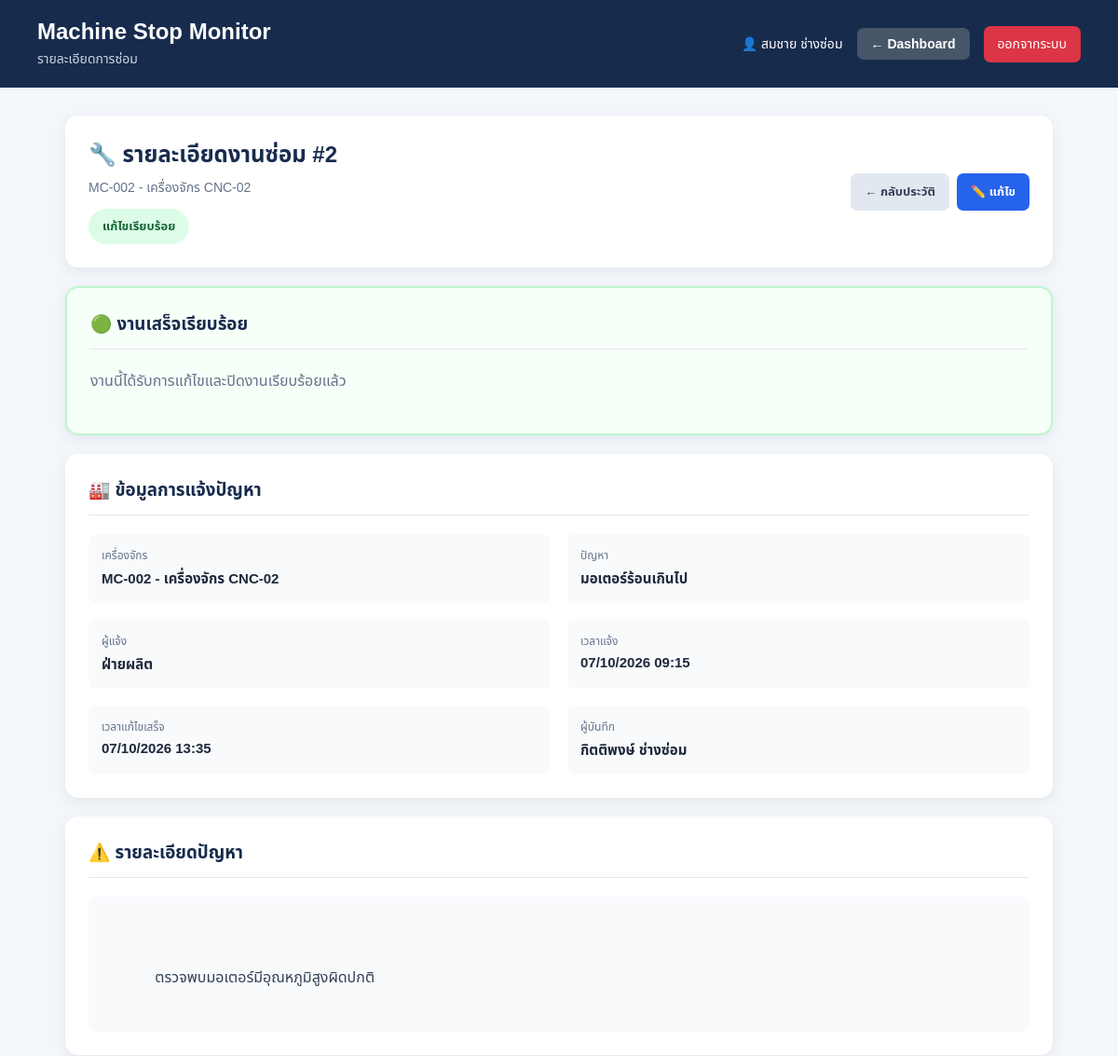
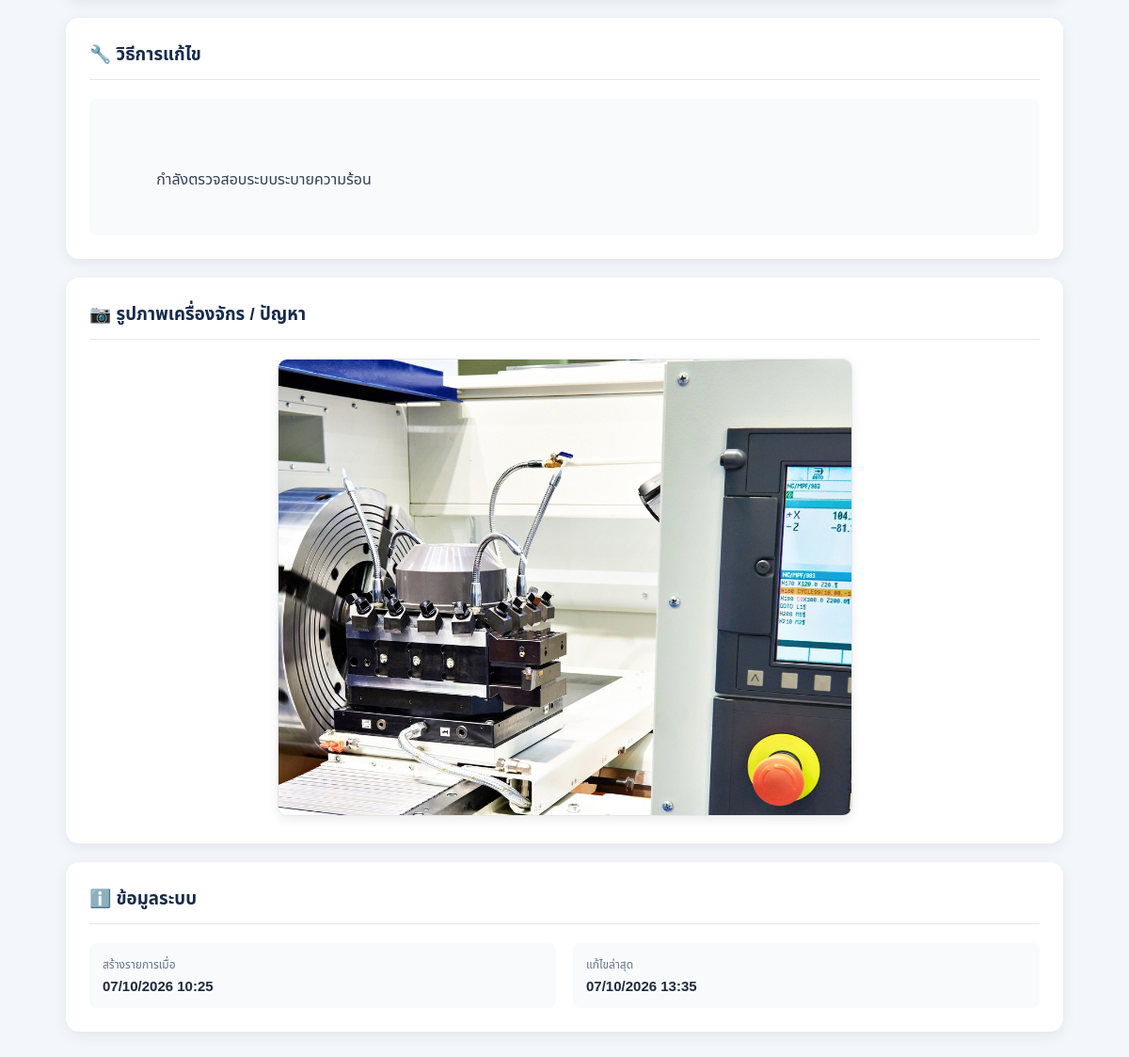
The app's page /repair_detail.php?id=2 (signed in) with its own data (2 pictures, top to bottom).
### tables this page shows
CREATE TABLE repairs (
    id INTEGER PRIMARY KEY AUTOINCREMENT,

    machine_id INTEGER NOT NULL,

    problem_id INTEGER NOT NULL,

    reporter TEXT NOT NULL,

    status TEXT NOT NULL DEFAULT 'แจ้งเตือน',

    detail TEXT,

    solution TEXT,

    image TEXT,

    started_at TEXT NOT NULL,

    completed_at TEXT,

    created_by INTEGER,

    created_at TEXT DEFAULT CURRENT_TIMESTAMP,

    updated_at TEXT,

    FOREIGN KEY (machine_id)
        REFERENCES machines(id),

    FOREIGN KEY (problem_id)
        REFERENCES problems(id),

    FOREIGN KEY (created_by)
        REFERENCES users(id),

    UNIQUE(machine_id, problem_id, started_at)
);

### repair_detail.php (the view, shortened to what this page needs)
<?php
require_once 'db.php';
$user = $_SESSION['user'];
$repairId = (int) ($_GET['id'] ?? 0);
function formatThaiDateTime($datetime)
{
    $timestamp = strtotime($datetime);
    return date(
        'd/m/Y H:i',
        $timestamp
    );
}
$stmt = $db->prepare("
    SELECT
        repairs.*,
        machines.machine_code,
        machines.machine_name,
        problems.problem_name,
        problems.description AS problem_description,
        users.full_name AS creator_name
    FROM repairs
    INNER JOIN machines
        ON repairs.machine_id = machines.id
    INNER JOIN problems
        ON repairs.problem_id = problems.id
    LEFT JOIN users
        ON repairs.created_by = users.id
    WHERE repairs.id = ?
    LIMIT 1
");
$stmt->execute([
    $repairId
]);
$repair = $stmt->fetch();
$statusClass = '';
if ($repair['status'] === 'แจ้งเตือน') {
    $statusClass = 'detail-alert';
} elseif ($repair['status'] === 'กำลังแก้ไข') {
    $statusClass = 'detail-repairing';
} elseif ($repair['status'] === 'แก้ไขเรียบร้อย') {
    $statusClass = 'detail-completed';
}
?>
<!DOCTYPE html>
<html lang="th">
<head>
    <link
        rel="stylesheet"
        href="css/style.css"
    >
</head>
<body class="dashboard-page">
<header class="dashboard-header">
    <div>
        <a href="dashboard.php" class="site-logo">
            Machine Stop Monitor
        </a>
        <p>
            รายละเอียดการซ่อม
        </p>
    </div>
    <div class="user-area">
        <span>
            👤
            <?php
            echo htmlspecialchars(
                $user['full_name']
            );
            ?>
        </span>
        <a
            href="dashboard.php"
            class="back-btn"
        >
            ← Dashboard
        </a>
        <a
            href="logout.php"
            class="logout-btn"
        >
            ออกจากระบบ
        </a>
    </div>
</header>
<main class="detail-container">
    <section class="detail-header">
        <div>
            <h2>
                🔧 รายละเอียดงานซ่อม
                #<?php echo $repair['id']; ?>
            </h2>
            <p>
                <?php
                echo htmlspecialchars(
                    $repair['machine_code']
                );
                ?>
                -
                <?php
                echo htmlspecialchars(
                    $repair['machine_name']
                );
                ?>
            </p>
            <span
                class="detail-status <?php
                    echo $statusClass;
                ?>"
            >
                <?php
                echo htmlspecialchars(
                    $repair['status']
                );
                ?>
            </span>
        </div>
        <div class="detail-buttons">
            <a
                href="history.php"
                class="detail-back-btn"
            >
                ← กลับประวัติ
            </a>
            <a
                href="history.php?edit=<?php
                    echo $repair['id'];
                ?>"
                class="detail-edit-btn"
            >
                ✏️ แก้ไข
            </a>
        </div>
    </section>
    <?php if ($repair['status'] === 'แจ้งเตือน'): ?>
        <section
            class="detail-card action-card action-alert"
        >
            <h3>
                🔴 งานรอดำเนินการ
            </h3>
            <p class="action-description">
                งานนี้ถูกแจ้งเข้ามาแล้ว
                หากช่างพร้อมดำเนินการ
                ให้กดปุ่ม "เริ่มแก้ไข"
            </p>
            <form
                method="POST"
                onsubmit="
                    return confirm(
                        'ยืนยันเริ่มแก้ไขงานนี้หรือไม่?'
                    );
                "
            >
                <input
                    type="hidden"
                    name="action"
                    value="start_repair"
                >
                <button
                    type="submit"
                    class="start-repair-btn"
                >
                    🔧 เริ่มแก้ไข
                </button>
            </form>
        </section>
    <!-- ======================================================
         สถานะ = กำลังแก้ไข
    ======================================================= -->
    <?php elseif (
        $repair['status'] === 'แก้ไขเรียบร้อย'
    ): ?>
        <section
            class="detail-card action-card action-completed"
        >
            <h3>
                🟢 งานเสร็จเรียบร้อย
            </h3>
            <p class="action-description">
                งานนี้ได้รับการแก้ไขและปิดงานเรียบร้อยแล้ว
            </p>
        </section>
    <?php endif; ?>
    <section class="detail-card">
        <h3>
            🏭 ข้อมูลการแจ้งปัญหา
        </h3>
        <div class="detail-grid">
            <div class="detail-item">
                <span class="detail-label">
                    เครื่องจักร
                </span>
                <span class="detail-value">
                    <?php
                    echo htmlspecialchars(
                        $repair['machine_code']
                    );
                    ?>
                    -
                    <?php
                    echo htmlspecialchars(
                        $repair['machine_name']
                    );
                    ?>
                </span>
            </div>
            <div class="detail-item">
                <span class="detail-label">
                    ปัญหา
                </span>
                <span class="detail-value">
                    <?php
                    echo htmlspecialchars(
                        $repair['problem_name']
                    );
                    ?>
                </span>
            </div>
            <div class="detail-item">
                <span class="detail-label">
                    ผู้แจ้ง
                </span>
                <span class="detail-value">
                    <?php
                    echo htmlspecialchars(
                        $repair['reporter']
                    );
                    ?>
                </span>
            </div>
            <div class="detail-item">
                <span class="detail-label">
                    เวลาแจ้ง
                </span>
                <span class="detail-value">
                    <?php
                    echo formatThaiDateTime(
                        $repair['started_at']
                    );
                    ?>
                </span>
            </div>
            <div class="detail-item">
                <span class="detail-label">
                    เวลาแก้ไขเสร็จ
                </span>
                <span class="detail-value">
                    <?php
                    echo formatThaiDateTime(
                        $repair['completed_at']
                    );
                    ?>
                </span>
            </div>
            <div class="detail-item">
                <span class="detail-label">
                    ผู้บันทึก
                </span>
                <span class="detail-value">
                    <?php
                    if (
                        !empty(
                            $repair['creator_name']
                        )
                    ) {
                        echo htmlspecialchars(
                            $repair['creator_name']
                        );
                    } else {
                        echo '-';
                    }
                    ?>
                </span>
            </div>
        </div>
    </section>
    <section class="detail-card">
        <h3>
            ⚠️ รายละเอียดปัญหา
        </h3>
        <div class="detail-text">
            <?php
            if (
                !empty(
                    $repair['detail']
                )
            ) {
                echo htmlspecialchars(
                    $repair['detail']
                );
            } elseif (
                !empty(
                    $repair['problem_description']
                )
            ) {
                echo htmlspecialchars(
                    $repair['problem_description']
                );
            } else {
                echo 'ไม่มีรายละเอียด';
            }
            ?>
        </div>
    </section>
    <section class="detail-card">
        <h3>
            🔧 วิธีการแก้ไข
        </h3>
        <div class="detail-text">
            <?php
            if (
                !empty(
                    $repair['solution']
                )
            ) {
                echo htmlspecialchars(
                    $repair['solution']
                );
            } else {
                echo 'ยังไม่มีข้อมูลการแก้ไข';
            }
            ?>
        </div>
    </section>
    <section class="detail-card">
        <h3>
            📷 รูปภาพเครื่องจักร / ปัญหา
        </h3>
        <?php
        $imagePath = '';
        if (
            !empty(
                $repair['image']
            )
        ) {
            $imagePath =
                $repair['image'];
        }
        ?>
        <?php if ($imagePath !== ''): ?>
            <?php
            $fullImagePath =
                __DIR__ . '/' . $imagePath;
            ?>
            <?php if (
                file_exists(
                    $fullImagePath
                )
            ): ?>
                <div class="repair-image-wrapper">
                    <img
                        src="<?php
                            echo htmlspecialchars(
                                $imagePath
                            );
                        ?>"
                        alt="รูปภาพงานซ่อม"
                        class="repair-image"
                    >
                </div>
            <?php endif; ?>
        <?php endif; ?>
    </section>
    <section class="detail-card">
        <h3>
            ℹ️ ข้อมูลระบบ
        </h3>
        <div class="detail-grid">
            <div class="detail-item">
                <span class="detail-label">
                    สร้างรายการเมื่อ
                </span>
                <span class="detail-value">
                    <?php
                    echo formatThaiDateTime(
                        $repair['created_at']
                    );
                    ?>
                </span>
            </div>
            <div class="detail-item">
                <span class="detail-label">
                    แก้ไขล่าสุด
                </span>
                <span class="detail-value">
                    <?php
                    echo formatThaiDateTime(
                        $repair['updated_at']
                    );
                    ?>
                </span>
            </div>
        </div>
    </section>
</main>
</body>
</html>

### css/style.css (style rules this page uses)
* { box-sizing: border-box; margin: 0; padding: 0; }
body { font-family: Arial, "Noto Sans Thai", sans-serif; }
.dashboard-page { margin: 0; background: #f3f6fb; color: #1f2937; min-height: 100vh; }
.dashboard-header { background: #172b4d; color: white; padding: 20px 40px; display: flex; justify-content: space-between; align-items: center; gap: 20px; }
.site-logo { display: inline-block; color: white; text-decoration: none; font-size: 24px; font-weight: bold; transition: 0.2s; }
.dashboard-header p { margin: 5px 0 0; color: #cbd5e1; font-size: 14px; }
.user-area { display: flex; align-items: center; gap: 15px; font-size: 14px; }
.logout-btn { text-decoration: none; color: white; background: #dc3545; padding: 9px 15px; border-radius: 7px; transition: 0.2s; }
.back-btn { display: inline-block; background: #475569; color: white; text-decoration: none; border-radius: 7px; padding: 9px 15px; font-size: 14px; font-weight: bold; transition: 0.2s; }

### repair_detail.php (style rules this page uses)
.detail-container { max-width: 1100px; margin: 30px auto; padding: 0 20px; }
.detail-header { background: white; border-radius: 14px; padding: 25px; margin-bottom: 20px; box-shadow: 0 4px 15px rgba(0, 0, 0, 0.07); display: flex; justify-content: space-between; align-items: center; gap: 20px; }
.detail-header h2 { margin: 0; color: #172b4d; }
.detail-header p { margin: 6px 0 0; color: #64748b; font-size: 14px; }
.detail-buttons { display: flex; gap: 8px; flex-wrap: wrap; }
.detail-back-btn, .detail-edit-btn { display: inline-block; padding: 10px 15px; border-radius: 7px; text-decoration: none; font-size: 13px; font-weight: bold; }
.detail-back-btn { background: #e2e8f0; color: #334155; }
.detail-edit-btn { background: #2563eb; color: white; }
.detail-status { display: inline-block; padding: 9px 15px; border-radius: 20px; font-size: 13px; font-weight: bold; margin-top: 12px; }
.detail-completed { background: #dcfce7; color: #166534; }
.detail-card { background: white; border-radius: 14px; padding: 25px; margin-bottom: 20px; box-shadow: 0 4px 15px rgba(0, 0, 0, 0.07); }
.detail-card h3 { margin-top: 0; margin-bottom: 20px; color: #172b4d; border-bottom: 1px solid #e5e7eb; padding-bottom: 12px; }
.detail-grid { display: grid; grid-template-columns: repeat(2, 1fr); gap: 18px; }
.detail-item { background: #f8fafc; border-radius: 8px; padding: 14px; }
.detail-label { display: block; color: #64748b; font-size: 12px; margin-bottom: 5px; }
.detail-value { color: #1e293b; font-size: 15px; font-weight: 600; }
.detail-text { background: #f8fafc; border-radius: 8px; padding: 18px; color: #334155; line-height: 1.7; white-space: pre-wrap; min-height: 50px; }
.action-card { border: 2px solid #e2e8f0; }
.action-completed { border-color: #bbf7d0; background: #f7fff9; }
.action-description { color: #64748b; margin-bottom: 18px; line-height: 1.7; }
.repair-image-wrapper { text-align: center; }
.repair-image { max-width: 100%; max-height: 600px; border-radius: 10px; border: 1px solid #e2e8f0; box-shadow: 0 4px 12px rgba(0, 0, 0, 0.08); }

### records on screen
repairs: id "2", status "แก้ไขเรียบร้อย", reporter "ฝ่ายผลิต", started_at "07/10/2026 09:15", completed_at "07/10/2026 13:35", detail "ตรวจพบมอเตอร์มีอุณหภูมิสูงผิดปกติ", solution "กำลังตรวจสอบระบบระบายความร้อน", image (picture), created_at "07/10/2026 10:25", updated_at "07/10/2026 13:35"

### other values on screen
$user['full_name'] "สมชาย ช่างซ่อม"
$repair['machine_code'] "MC-002"
$repair['machine_name'] "เครื่องจักร CNC-02"
$repair['problem_name'] "มอเตอร์ร้อนเกินไป"
$repair['creator_name'] "กิตติพงษ์ ช่างซ่อม"
